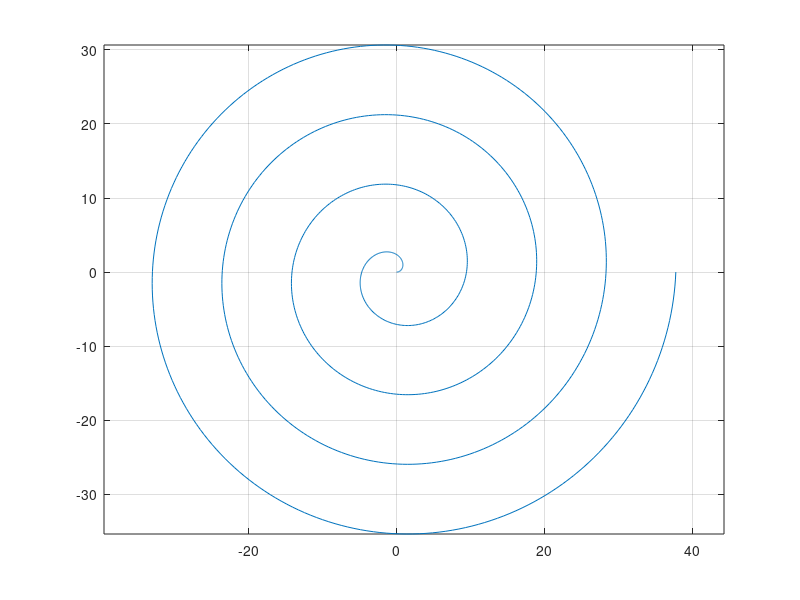

Write the MATLAB code that produced this figure.
clear variables
clc; clf
k=1.5;
theta=linspace(0,8*pi,1000);
r=k*theta;
x=r.*cos(theta);
y=r.*sin(theta);
plot(x,y)
axis equal
grid on